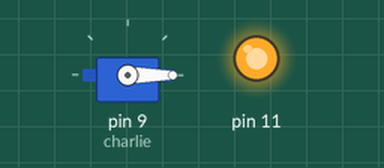
Bench run of a sketch on a simulated Arduino Uno, built with avr-gcc and run on an emulated ATmega328P. Parts: servo, output pins drawn as LEDs (lit = HIGH).

Above: at 0.05 s.
At 0.95 s:
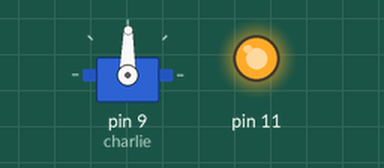
At 5.95 s:
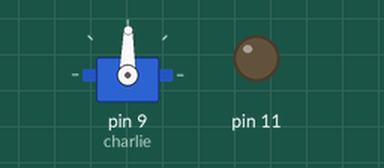
At 15.95 s:
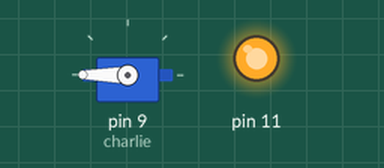
Timing chart, 0 to 20.8 s (numbered marks = the images above):
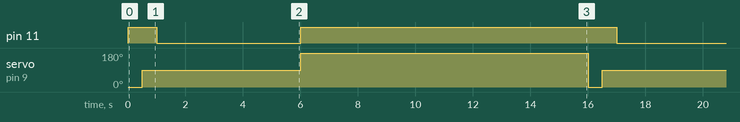

The sketch:

AnonymousVan.ino
```cpp
#include <Servo.h>

Servo charlie;

int pos;

void setup() {
 pinMode(11, OUTPUT);
 digitalWrite (11, HIGH);
  charlie.attach(9);

}

void loop() {

 charlie.write(0);
 delay(500);
 charlie.write(89);
 delay(500);
 digitalWrite(11, LOW);
 delay(5000);
 digitalWrite(11, HIGH);
 charlie.write(180);
 delay(10000);

}
```

Measured:
- by itself, pin 11: alternates HIGH for 11.0 s and LOW for 5.0 s
- by itself, servo on pin 9 (charlie): repeats every 16.0 s: 180° 10.0 s, 0° 0.50 s, 89° 5.5 s
